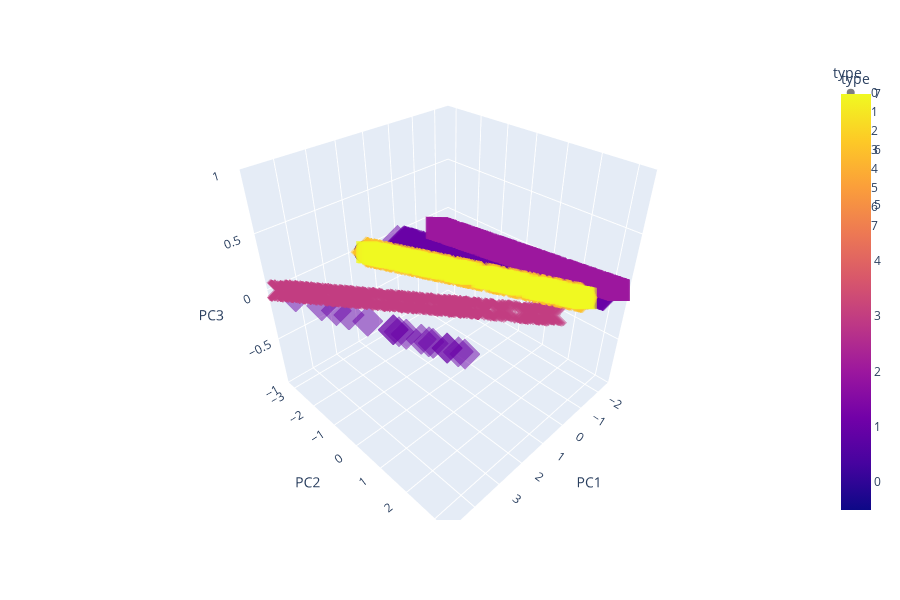

Write notebook code for a chart like this one.
### Code cell
fig = px.scatter_3d(
    pca_train, x='PC1', y='PC2', z='PC3', color='type',symbol='type', opacity=0.5, size_max=10,height=600,
    labels={'0': 'PC 1', '1': 'PC 2', '2': 'PC 3'}
)
fig.show()

### Figure 1 — Plotly figure (JSON) as saved in the notebook; plotly's stock layout.template omitted (floating-point values rounded to 4 significant figures; data arrays with more than 128 entries replaced by an {"elided": "..."} marker saying what was removed)
{"data": [{"hovertemplate": "type=%{marker.color}<br>PC1=%{x}<br>PC2=%{y}<br>PC3=%{z}<extra></extra>", "legendgroup": "0", "marker": {"color": {"elided": "432 int values"}, "coloraxis": "coloraxis", "opacity": 0.5, "symbol": "circle"}, "mode": "markers", "name": "0", "scene": "scene", "showlegend": true, "type": "scatter3d", "x": {"elided": "432 float values"}, "y": {"elided": "432 float values"}, "z": {"elided": "432 int values"}}, {"hovertemplate": "type=%{marker.color}<br>PC1=%{x}<br>PC2=%{y}<br>PC3=%{z}<extra></extra>", "legendgroup": "1", "marker": {"color": {"elided": "369 int values"}, "coloraxis": "coloraxis", "opacity": 0.5, "symbol": "diamond"}, "mode": "markers", "name": "1", "scene": "scene", "showlegend": true, "type": "scatter3d", "x": {"elided": "369 float values"}, "y": {"elided": "369 float values"}, "z": {"elided": "369 int values"}}, {"hovertemplate": "type=%{marker.color}<br>PC1=%{x}<br>PC2=%{y}<br>PC3=%{z}<extra></extra>", "legendgroup": "2", "marker": {"color": {"elided": "366 int values"}, "coloraxis": "coloraxis", "opacity": 0.5, "symbol": "square"}, "mode": "markers", "name": "2", "scene": "scene", "showlegend": true, "type": "scatter3d", "x": {"elided": "366 float values"}, "y": {"elided": "366 float values"}, "z": {"elided": "366 int values"}}, {"hovertemplate": "type=%{marker.color}<br>PC1=%{x}<br>PC2=%{y}<br>PC3=%{z}<extra></extra>", "legendgroup": "3", "marker": {"color": {"elided": "306 int values"}, "coloraxis": "coloraxis", "opacity": 0.5, "symbol": "x"}, "mode": "markers", "name": "3", "scene": "scene", "showlegend": true, "type": "scatter3d", "x": {"elided": "306 float values"}, "y": {"elided": "306 float values"}, "z": {"elided": "306 int values"}}, {"hovertemplate": "type=%{marker.color}<br>PC1=%{x}<br>PC2=%{y}<br>PC3=%{z}<extra></extra>", "legendgroup": "4", "marker": {"color": {"elided": "306 int values"}, "coloraxis": "coloraxis", "opacity": 0.5, "symbol": "cross"}, "mode": "markers", "name": "4", "scene": "scene", "showlegend": true, "type": "scatter3d", "x": {"elided": "306 float values"}, "y": {"elided": "306 float values"}, "z": {"elided": "306 int values"}}, {"hovertemplate": "type=%{marker.color}<br>PC1=%{x}<br>PC2=%{y}<br>PC3=%{z}<extra></extra>", "legendgroup": "5", "marker": {"color": {"elided": "249 int values"}, "coloraxis": "coloraxis", "opacity": 0.5, "symbol": "circle"}, "mode": "markers", "name": "5", "scene": "scene", "showlegend": true, "type": "scatter3d", "x": {"elided": "249 float values"}, "y": {"elided": "249 float values"}, "z": {"elided": "249 int values"}}, {"hovertemplate": "type=%{marker.color}<br>PC1=%{x}<br>PC2=%{y}<br>PC3=%{z}<extra></extra>", "legendgroup": "6", "marker": {"color": {"elided": "249 int values"}, "coloraxis": "coloraxis", "opacity": 0.5, "symbol": "diamond"}, "mode": "markers", "name": "6", "scene": "scene", "showlegend": true, "type": "scatter3d", "x": {"elided": "249 float values"}, "y": {"elided": "249 float values"}, "z": {"elided": "249 int values"}}, {"hovertemplate": "type=%{marker.color}<br>PC1=%{x}<br>PC2=%{y}<br>PC3=%{z}<extra></extra>", "legendgroup": "7", "marker": {"color": {"elided": "186 int values"}, "coloraxis": "coloraxis", "opacity": 0.5, "symbol": "square"}, "mode": "markers", "name": "7", "scene": "scene", "showlegend": true, "type": "scatter3d", "x": {"elided": "186 float values"}, "y": {"elided": "186 float values"}, "z": {"elided": "186 int values"}}], "layout": {"coloraxis": {"colorbar": {"title": {"text": "type"}}, "colorscale": [[0, "#0d0887"], [0.1111, "#46039f"], [0.2222, "#7201a8"], [0.3333, "#9c179e"], [0.4444, "#bd3786"], [0.5556, "#d8576b"], [0.6667, "#ed7953"], [0.7778, "#fb9f3a"], [0.8889, "#fdca26"], [1, "#f0f921"]]}, "height": 600, "legend": {"title": {"text": "type"}, "tracegroupgap": 0}, "margin": {"t": 60}, "scene": {"domain": {"x": [0, 1], "y": [0, 1]}, "xaxis": {"title": {"text": "PC1"}}, "yaxis": {"title": {"text": "PC2"}}, "zaxis": {"title": {"text": "PC3"}}}}}
